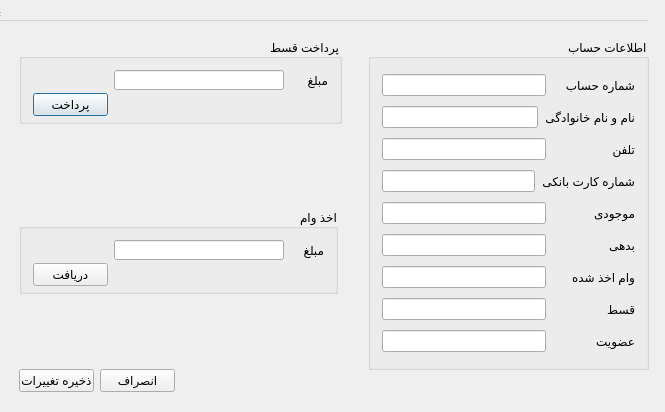
<?xml version="1.0" encoding="UTF-8"?>
<ui version="4.0">
 <class>AccountWindow</class>
 <widget class="QDialog" name="AccountWindow">
  <property name="geometry">
   <rect>
    <x>0</x>
    <y>0</y>
    <width>665</width>
    <height>412</height>
   </rect>
  </property>
  <property name="minimumSize">
   <size>
    <width>648</width>
    <height>412</height>
   </size>
  </property>
  <property name="windowTitle">
   <string>AccountWindow</string>
  </property>
  <property name="layoutDirection">
   <enum>Qt::RightToLeft</enum>
  </property>
  <widget class="QWidget" name="centralWidget" native="true">
   <property name="geometry">
    <rect>
     <x>10</x>
     <y>30</y>
     <width>681</width>
     <height>371</height>
    </rect>
   </property>
   <widget class="QGroupBox" name="groupBox_2">
    <property name="geometry">
     <rect>
      <x>9</x>
      <y>9</y>
      <width>323</width>
      <height>85</height>
     </rect>
    </property>
    <property name="layoutDirection">
     <enum>Qt::RightToLeft</enum>
    </property>
    <property name="title">
     <string>پرداخت قسط</string>
    </property>
    <layout class="QGridLayout" name="gridLayout">
     <item row="0" column="0">
      <layout class="QHBoxLayout" name="horizontalLayout_10">
       <item>
        <widget class="QLabel" name="label_10">
         <property name="minimumSize">
          <size>
           <width>40</width>
           <height>20</height>
          </size>
         </property>
         <property name="maximumSize">
          <size>
           <width>40</width>
           <height>20</height>
          </size>
         </property>
         <property name="text">
          <string>مبلغ</string>
         </property>
        </widget>
       </item>
       <item>
        <widget class="QLineEdit" name="lineEdit_10">
         <property name="minimumSize">
          <size>
           <width>170</width>
           <height>20</height>
          </size>
         </property>
        </widget>
       </item>
      </layout>
     </item>
     <item row="0" column="1">
      <spacer name="horizontalSpacer">
       <property name="orientation">
        <enum>Qt::Horizontal</enum>
       </property>
       <property name="sizeHint" stdset="0">
        <size>
         <width>76</width>
         <height>20</height>
        </size>
       </property>
      </spacer>
     </item>
     <item row="1" column="0">
      <spacer name="horizontalSpacer_2">
       <property name="orientation">
        <enum>Qt::Horizontal</enum>
       </property>
       <property name="sizeHint" stdset="0">
        <size>
         <width>215</width>
         <height>20</height>
        </size>
       </property>
      </spacer>
     </item>
     <item row="1" column="1">
      <widget class="QPushButton" name="pushButton">
       <property name="minimumSize">
        <size>
         <width>75</width>
         <height>23</height>
        </size>
       </property>
       <property name="maximumSize">
        <size>
         <width>75</width>
         <height>23</height>
        </size>
       </property>
       <property name="layoutDirection">
        <enum>Qt::LeftToRight</enum>
       </property>
       <property name="text">
        <string>پرداخت</string>
       </property>
      </widget>
     </item>
    </layout>
   </widget>
   <widget class="QGroupBox" name="groupBox">
    <property name="geometry">
     <rect>
      <x>358</x>
      <y>9</y>
      <width>281</width>
      <height>331</height>
     </rect>
    </property>
    <property name="minimumSize">
     <size>
      <width>281</width>
      <height>331</height>
     </size>
    </property>
    <property name="layoutDirection">
     <enum>Qt::RightToLeft</enum>
    </property>
    <property name="title">
     <string>اطلاعات حساب</string>
    </property>
    <layout class="QVBoxLayout" name="verticalLayout">
     <item>
      <layout class="QHBoxLayout" name="horizontalLayout_2">
       <item>
        <widget class="QLabel" name="label_2">
         <property name="minimumSize">
          <size>
           <width>83</width>
           <height>20</height>
          </size>
         </property>
         <property name="text">
          <string>شماره حساب</string>
         </property>
         <property name="buddy">
          <cstring>lineEdit_0</cstring>
         </property>
        </widget>
       </item>
       <item>
        <widget class="QLineEdit" name="lineEdit_0"/>
       </item>
      </layout>
     </item>
     <item>
      <layout class="QHBoxLayout" name="horizontalLayout">
       <item>
        <widget class="QLabel" name="label">
         <property name="text">
          <string>نام و نام خانوادگی</string>
         </property>
         <property name="buddy">
          <cstring>lineEdit_1</cstring>
         </property>
        </widget>
       </item>
       <item>
        <widget class="QLineEdit" name="lineEdit_1"/>
       </item>
      </layout>
     </item>
     <item>
      <layout class="QHBoxLayout" name="horizontalLayout_3">
       <item>
        <widget class="QLabel" name="label_3">
         <property name="minimumSize">
          <size>
           <width>83</width>
           <height>20</height>
          </size>
         </property>
         <property name="text">
          <string>تلفن</string>
         </property>
         <property name="buddy">
          <cstring>lineEdit_2</cstring>
         </property>
        </widget>
       </item>
       <item>
        <widget class="QLineEdit" name="lineEdit_2"/>
       </item>
      </layout>
     </item>
     <item>
      <layout class="QHBoxLayout" name="horizontalLayout_8">
       <item>
        <widget class="QLabel" name="label_8">
         <property name="minimumSize">
          <size>
           <width>83</width>
           <height>20</height>
          </size>
         </property>
         <property name="text">
          <string>شماره کارت بانکی</string>
         </property>
         <property name="buddy">
          <cstring>lineEdit_3</cstring>
         </property>
        </widget>
       </item>
       <item>
        <widget class="QLineEdit" name="lineEdit_3"/>
       </item>
      </layout>
     </item>
     <item>
      <layout class="QHBoxLayout" name="horizontalLayout_4">
       <item>
        <widget class="QLabel" name="label_4">
         <property name="minimumSize">
          <size>
           <width>83</width>
           <height>20</height>
          </size>
         </property>
         <property name="text">
          <string>موجودی</string>
         </property>
         <property name="buddy">
          <cstring>lineEdit_4</cstring>
         </property>
        </widget>
       </item>
       <item>
        <widget class="QLineEdit" name="lineEdit_4"/>
       </item>
      </layout>
     </item>
     <item>
      <layout class="QHBoxLayout" name="horizontalLayout_7">
       <item>
        <widget class="QLabel" name="label_7">
         <property name="minimumSize">
          <size>
           <width>83</width>
           <height>20</height>
          </size>
         </property>
         <property name="text">
          <string>بدهی</string>
         </property>
         <property name="buddy">
          <cstring>lineEdit_5</cstring>
         </property>
        </widget>
       </item>
       <item>
        <widget class="QLineEdit" name="lineEdit_5"/>
       </item>
      </layout>
     </item>
     <item>
      <layout class="QHBoxLayout" name="horizontalLayout_6">
       <item>
        <widget class="QLabel" name="label_6">
         <property name="minimumSize">
          <size>
           <width>83</width>
           <height>20</height>
          </size>
         </property>
         <property name="text">
          <string>وام اخذ شده</string>
         </property>
         <property name="buddy">
          <cstring>lineEdit_6</cstring>
         </property>
        </widget>
       </item>
       <item>
        <widget class="QLineEdit" name="lineEdit_6"/>
       </item>
      </layout>
     </item>
     <item>
      <layout class="QHBoxLayout" name="horizontalLayout_9">
       <item>
        <widget class="QLabel" name="label_9">
         <property name="minimumSize">
          <size>
           <width>83</width>
           <height>20</height>
          </size>
         </property>
         <property name="text">
          <string>قسط</string>
         </property>
         <property name="buddy">
          <cstring>lineEdit_7</cstring>
         </property>
        </widget>
       </item>
       <item>
        <widget class="QLineEdit" name="lineEdit_7"/>
       </item>
      </layout>
     </item>
     <item>
      <layout class="QHBoxLayout" name="horizontalLayout_5">
       <item>
        <widget class="QLabel" name="label_5">
         <property name="minimumSize">
          <size>
           <width>83</width>
           <height>20</height>
          </size>
         </property>
         <property name="text">
          <string>عضویت</string>
         </property>
         <property name="buddy">
          <cstring>lineEdit_8</cstring>
         </property>
        </widget>
       </item>
       <item>
        <widget class="QLineEdit" name="lineEdit_8"/>
       </item>
      </layout>
     </item>
    </layout>
   </widget>
   <widget class="QPushButton" name="submit">
    <property name="geometry">
     <rect>
      <x>9</x>
      <y>339</y>
      <width>75</width>
      <height>23</height>
     </rect>
    </property>
    <property name="minimumSize">
     <size>
      <width>75</width>
      <height>23</height>
     </size>
    </property>
    <property name="maximumSize">
     <size>
      <width>75</width>
      <height>23</height>
     </size>
    </property>
    <property name="text">
     <string>ذخیره تغییرات</string>
    </property>
   </widget>
   <widget class="QPushButton" name="close_button">
    <property name="geometry">
     <rect>
      <x>90</x>
      <y>339</y>
      <width>75</width>
      <height>23</height>
     </rect>
    </property>
    <property name="minimumSize">
     <size>
      <width>75</width>
      <height>23</height>
     </size>
    </property>
    <property name="maximumSize">
     <size>
      <width>75</width>
      <height>23</height>
     </size>
    </property>
    <property name="text">
     <string>انصراف</string>
    </property>
   </widget>
   <widget class="QGroupBox" name="groupBox_3">
    <property name="geometry">
     <rect>
      <x>9</x>
      <y>179</y>
      <width>319</width>
      <height>85</height>
     </rect>
    </property>
    <property name="layoutDirection">
     <enum>Qt::RightToLeft</enum>
    </property>
    <property name="title">
     <string>اخذ وام</string>
    </property>
    <layout class="QGridLayout" name="gridLayout_2">
     <item row="0" column="0">
      <layout class="QHBoxLayout" name="horizontalLayout_11">
       <item>
        <widget class="QLabel" name="label_11">
         <property name="minimumSize">
          <size>
           <width>40</width>
           <height>20</height>
          </size>
         </property>
         <property name="maximumSize">
          <size>
           <width>40</width>
           <height>20</height>
          </size>
         </property>
         <property name="text">
          <string>مبلغ</string>
         </property>
        </widget>
       </item>
       <item>
        <widget class="QLineEdit" name="lineEdit_11">
         <property name="minimumSize">
          <size>
           <width>170</width>
           <height>20</height>
          </size>
         </property>
        </widget>
       </item>
      </layout>
     </item>
     <item row="0" column="1">
      <spacer name="horizontalSpacer_3">
       <property name="orientation">
        <enum>Qt::Horizontal</enum>
       </property>
       <property name="sizeHint" stdset="0">
        <size>
         <width>72</width>
         <height>20</height>
        </size>
       </property>
      </spacer>
     </item>
     <item row="1" column="1">
      <widget class="QPushButton" name="pushButton_2">
       <property name="minimumSize">
        <size>
         <width>75</width>
         <height>23</height>
        </size>
       </property>
       <property name="maximumSize">
        <size>
         <width>75</width>
         <height>23</height>
        </size>
       </property>
       <property name="layoutDirection">
        <enum>Qt::LeftToRight</enum>
       </property>
       <property name="text">
        <string>دریافت</string>
       </property>
      </widget>
     </item>
     <item row="1" column="0">
      <spacer name="horizontalSpacer_4">
       <property name="orientation">
        <enum>Qt::Horizontal</enum>
       </property>
       <property name="sizeHint" stdset="0">
        <size>
         <width>72</width>
         <height>20</height>
        </size>
       </property>
      </spacer>
     </item>
    </layout>
   </widget>
  </widget>
  <widget class="QMenuBar" name="menuBar">
   <property name="geometry">
    <rect>
     <x>0</x>
     <y>0</y>
     <width>648</width>
     <height>21</height>
    </rect>
   </property>
  </widget>
  <widget class="QStatusBar" name="statusBar">
   <property name="geometry">
    <rect>
     <x>0</x>
     <y>0</y>
     <width>3</width>
     <height>18</height>
    </rect>
   </property>
  </widget>
 </widget>
 <layoutdefault spacing="6" margin="11"/>
 <tabstops>
  <tabstop>lineEdit_0</tabstop>
  <tabstop>lineEdit_1</tabstop>
  <tabstop>lineEdit_2</tabstop>
  <tabstop>lineEdit_3</tabstop>
  <tabstop>lineEdit_4</tabstop>
  <tabstop>lineEdit_5</tabstop>
  <tabstop>lineEdit_6</tabstop>
  <tabstop>lineEdit_7</tabstop>
  <tabstop>lineEdit_8</tabstop>
  <tabstop>lineEdit_11</tabstop>
  <tabstop>submit</tabstop>
  <tabstop>close_button</tabstop>
 </tabstops>
 <resources/>
 <connections/>
</ui>
